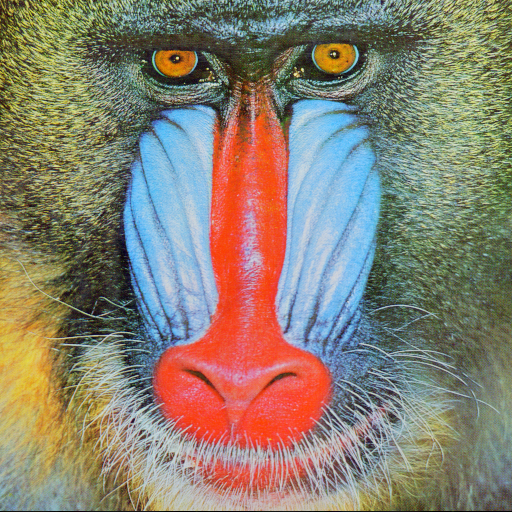
#> input picture HomeWork/HomeWork1/baboon.png, 512 x 512 px, found by its file name
$ python a1_script.py
#> lines starting #> are read from the running program, lines starting #| are printed output that depends on the picture
import cv2
import numpy as np
import os # 用于路径操作

# 202520081000092 - 申奥
# python==3.11.13
# numpy==2.2.6
# opencv-python==4.12.0.88


def my_similarity(im, M, output_shape):
    """
    实现图像的仿射变换，采用逆卷绕（inverse warping）方式

    参数：
        im: 输入图像 (numpy array)
        M: 2x3 的仿射变换矩阵。矩阵已包含了所有平移、旋转、缩放，

        output_shape: tuple (h, w)，指定输出图像的尺寸。
    返回：
        变换后的完整图像
    """
    out_h, out_w = output_shape

    # 为实现“逆卷绕”，使用变换矩阵的逆矩阵
    # 这个逆矩阵能将新画布上的坐标(x', y')映射回原图的坐标(x, y)
    M_inv = cv2.invertAffineTransform(M)

    # 使用 remap 实现逆映射，根据逆矩阵计算每个输出像素对应的输入坐标
    # 生成新画布所有像素的坐标网格
    x_coords, y_coords = np.meshgrid(np.arange(out_w), np.arange(out_h))

    # 添加一个常数维度，用于齐次坐标
    ones = np.ones_like(x_coords) # 修正: 'ones' 变量未定义，需要先创建


    # 将坐标网格展平为 [3, N] 的形式，其中N是总像素数
    coords = np.stack((x_coords, y_coords, ones), axis=-1).reshape(-1, 3).T

    # 逆矩阵作用到新画布的坐标上，得到这些点在原图对应的位置
    src_coords = np.dot(M_inv, coords)

    # 分离 x, y 坐标，并重塑为新画布的尺寸
    map_x = src_coords[0].reshape(out_h, out_w).astype(np.float32)
    map_y = src_coords[1].reshape(out_h, out_w).astype(np.float32)

    # 使用 cv2.remap 根据计算出的映射关系进行插值，生成最终图像
    # BORDER_CONSTANT 表示超出原图边界的区域用黑色填充
    warped = cv2.remap(im, map_x, map_y, interpolation=cv2.INTER_LINEAR, borderMode=cv2.BORDER_CONSTANT, borderValue=0)
    return warped


if __name__ == "__main__":

    # 定义输出目录
    output_dir = "Homework1"
    # 确保输出目录存在
    os.makedirs(output_dir, exist_ok=True)

    # 读图并显示
    # 这里的路径是相对于运行脚本的目录 (HOMEWORK/)
    im = cv2.imread(os.path.join(output_dir, "baboon.png"))
#> im is the input picture: shape (512, 512, 3); mean B, G, R 113.1, 128.9, 137.4
    if im is None:
        print(f"错误：无法读取图像，请检查文件路径 '{os.path.join(output_dir, 'baboon.png')}' 是否正确。")
        exit()

    cv2.imshow("Original", im)
    # 保存原始图像到 Homework1 目录
    cv2.imwrite(os.path.join(output_dir, "original_image.png"), im)

    # 转灰度图像
    gray = cv2.cvtColor(im, cv2.COLOR_BGR2GRAY)
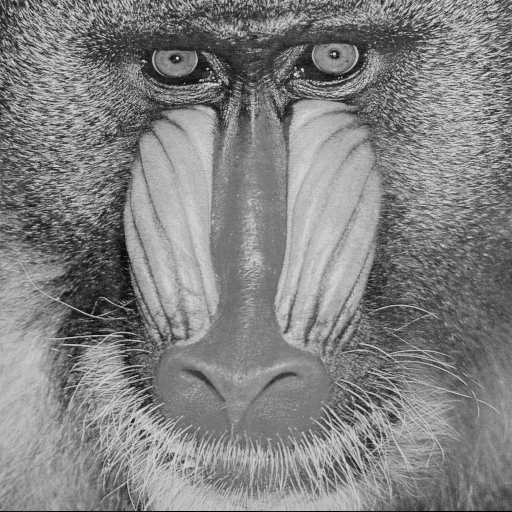
#> gray: shape (512, 512); min 0, max 231, mean 129.6
    cv2.imshow("Gray", gray)
    # 保存灰度图像到 Homework1 目录
    cv2.imwrite(os.path.join(output_dir, "gray_image.png"), gray)


    # 1. 定义变换参数
    dx, dy, theta, s = 50, 30, 64, 0.92
    h, w = gray.shape[:2]
#> h = 512; w = 512
    center = (w / 2, h / 2)
#> center = (256, 256)


    # 2. 计算原始的（未经调整的）仿射变换矩阵
    M_orig = cv2.getRotationMatrix2D(center, theta, s)
    M_orig[0, 2] += dx
    M_orig[1, 2] += dy


    # 3. 计算原图四个角点变换后的新坐标
    # 原图角点 (齐次坐标)
    corners = np.array([
        [0, 0, 1],
        [w - 1, 0, 1],
        [w - 1, h - 1, 1],
        [0, h - 1, 1]
    ]).T  # 转置为 3x4 矩阵


    # 应用变换
    transformed_corners = M_orig @ corners


    # 4. 找到新坐标的边界，以确定新画布的大小
    min_x, max_x = np.min(transformed_corners[0]), np.max(transformed_corners[0])
#> min_x = -8.93; max_x = 619.7
    min_y, max_y = np.min(transformed_corners[1]), np.max(transformed_corners[1])
#> min_y = -28.1; max_y = 600.5


    # 新画布的宽度和高度，向上取整以确保完整
    new_w = int(np.ceil(max_x - min_x))
#> new_w = 629
    new_h = int(np.ceil(max_y - min_y))
#> new_h = 629


    # 5. 调整变换矩阵，加入一个额外的平移，将图像移到新画布的(0,0)位置
    # 这个平移量是 (-min_x, -min_y)
    M_adjusted = M_orig.copy()
    M_adjusted[0, 2] -= min_x  # M[0,2] 是 x 方向的平移
    M_adjusted[1, 2] -= min_y  # M[1,2] 是 y 方向的平移


    # 将灰度图、调整后的最终矩阵、新画布尺寸传入函数
    transformed = my_similarity(gray, M_adjusted, (new_h, new_w))
#> in my_similarity, `warped = cv2.remap(im, map_x, map_y, interpolation=cv2.INTER_LINEAR, b..`:
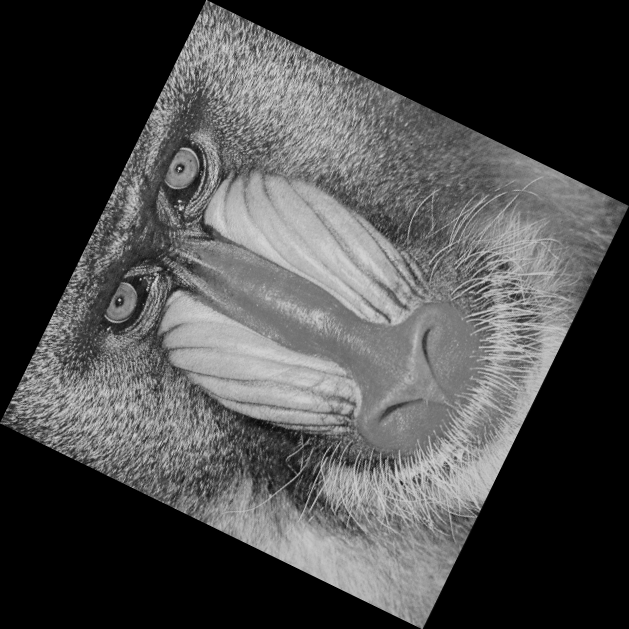
#> warped: shape (629, 629); min 0, max 223, mean 72.7

    cv2.imshow("Transformed (Complete)", transformed)
    # 保存变换后的完整图像到 Homework1 目录
    cv2.imwrite(os.path.join(output_dir, "transformed_complete.png"), transformed)


    # 为了对比，看一下OpenCV自带函数的效果，结果应该是一样的
    # cv2.warpAffine 需要 (width, height) 格式的尺寸
    opencv_warped = cv2.warpAffine(gray, M_adjusted, (new_w, new_h))
    cv2.imshow("OpenCV warpAffine for comparison", opencv_warped)
    # 保存OpenCV自带函数的结果到 Homework1 目录
    cv2.imwrite(os.path.join(output_dir, "opencv_warpAffine_comparison.png"), opencv_warped)

    cv2.waitKey(0)
    cv2.destroyAllWindows()
